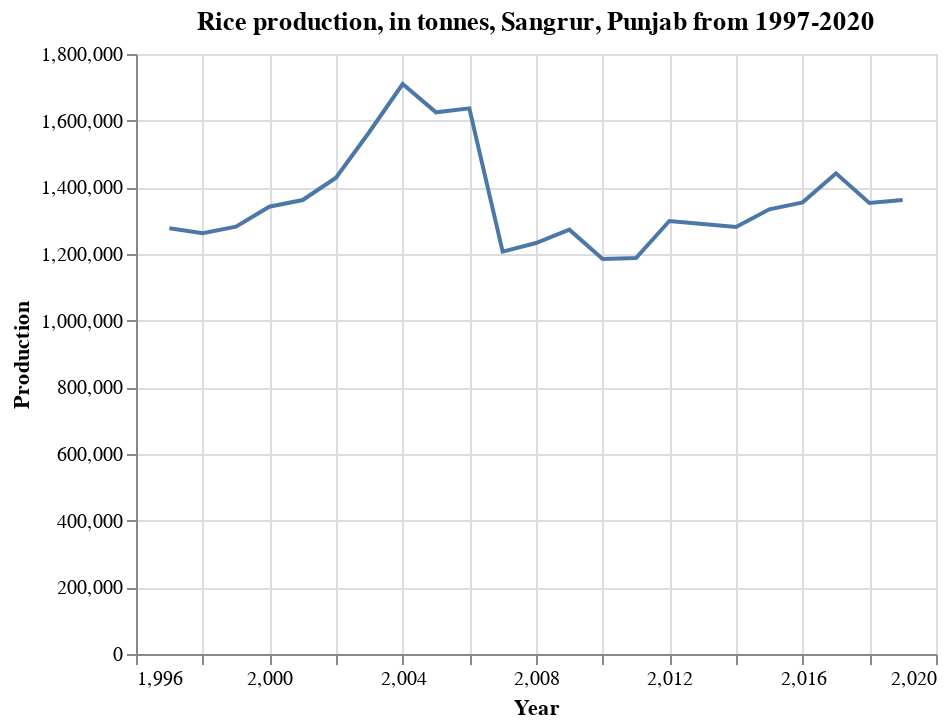

Source (notebook cell):
### Markdown cell above
### SANGRUR

### Code cell
df_pj_sa = df_pj_rice.loc[df['District'] == 'SANGRUR']

alt.Chart(df_pj_sa).mark_line().encode(
    x='Year',
    y=('Production')
).properties(
    title='Rice production, in tonnes, Sangrur, Punjab from 1997-2020')

### Figure 1 — Vega-Lite specification as saved in the notebook (floating-point values rounded to 4 significant figures)
{"config": {"view": {"continuousWidth": 400, "continuousHeight": 300}}, "data": {"name": "data-bd94172e1d3d6d46957a89693e02ffa7"}, "mark": "line", "encoding": {"x": {"field": "Year", "type": "quantitative"}, "y": {"field": "Production", "type": "quantitative"}}, "title": "Rice production, in tonnes, Sangrur, Punjab from 1997-2020", "$schema": "https://vega.github.io/schema/vega-lite/v4.17.0.json", "datasets": {"data-bd94172e1d3d6d46957a89693e02ffa7": [{"State": "Punjab", "District": "SANGRUR", "Crop": "Rice", "Year": 2001, "Season": "Kharif", "Area": 349000.0, "Area Units": "Hectare", "Production": 1362000.0, "Production Units": "Tonnes", "Yield": 3.903}, {"State": "Punjab", "District": "SANGRUR", "Crop": "Rice", "Year": 2002, "Season": "Kharif", "Area": 352000.0, "Area Units": "Hectare", "Production": 1429000.0, "Production Units": "Tonnes", "Yield": 4.06}, {"State": "Punjab", "District": "SANGRUR", "Crop": "Rice", "Year": 2003, "Season": "Kharif", "Area": 366000.0, "Area Units": "Hectare", "Production": 1566000.0, "Production Units": "Tonnes", "Yield": 4.279}, {"State": "Punjab", "District": "SANGRUR", "Crop": "Rice", "Year": 2004, "Season": "Kharif", "Area": 367000.0, "Area Units": "Hectare", "Production": 1710000.0, "Production Units": "Tonnes", "Yield": 4.659}, {"State": "Punjab", "District": "SANGRUR", "Crop": "Rice", "Year": 2005, "Season": "Kharif", "Area": 367000.0, "Area Units": "Hectare", "Production": 1625000.0, "Production Units": "Tonnes", "Yield": 4.428}, {"State": "Punjab", "District": "SANGRUR", "Crop": "Rice", "Year": 2006, "Season": "Kharif", "Area": 362000.0, "Area Units": "Hectare", "Production": 1637000.0, "Production Units": "Tonnes", "Yield": 4.522}, {"State": "Punjab", "District": "SANGRUR", "Crop": "Rice", "Year": 2007, "Season": "Kharif", "Area": 262000.0, "Area Units": "Hectare", "Production": 1207000.0, "Production Units": "Tonnes", "Yield": 4.607}, {"State": "Punjab", "District": "SANGRUR", "Crop": "Rice", "Year": 2008, "Season": "Kharif", "Area": 267000.0, "Area Units": "Hectare", "Production": 1233000.0, "Production Units": "Tonnes", "Yield": 4.618}, {"State": "Punjab", "District": "SANGRUR", "Crop": "Rice", "Year": 2009, "Season": "Kharif", "Area": 271000.0, "Area Units": "Hectare", "Production": 1273000.0, "Production Units": "Tonnes", "Yield": 4.697}, {"State": "Punjab", "District": "SANGRUR", "Crop": "Rice", "Year": 2010, "Season": "Kharif", "Area": 272000.0, "Area Units": "Hectare", "Production": 1185000.0, "Production Units": "Tonnes", "Yield": 4.357}, {"State": "Punjab", "District": "SANGRUR", "Crop": "Rice", "Year": 2011, "Season": "Kharif", "Area": 274000.0, "Area Units": "Hectare", "Production": 1188000.0, "Production Units": "Tonnes", "Yield": 4.336}, {"State": "Punjab", "District": "SANGRUR", "Crop": "Rice", "Year": 2012, "Season": "Kharif", "Area": 276000.0, "Area Units": "Hectare", "Production": 1299000.0, "Production Units": "Tonnes", "Yield": 4.707}, {"State": "Punjab", "District": "SANGRUR", "Crop": "Rice", "Year": 2013, "Season": "Kharif", "Area": 273000.0, "Area Units": "Hectare", "Production": 1290000.0, "Production Units": "Tonnes", "Yield": 4.725}, {"State": "Punjab", "District": "SANGRUR", "Crop": "Rice", "Year": 2014, "Season": "Kharif", "Area": 271000.0, "Area Units": "Hectare", "Production": 1281000.0, "Production Units": "Tonnes", "Yield": 4.727}, {"State": "Punjab", "District": "SANGRUR", "Crop": "Rice", "Year": 2015, "Season": "Kharif", "Area": 274000.0, "Area Units": "Hectare", "Production": 1334000.0, "Production Units": "Tonnes", "Yield": 4.869}, {"State": "Punjab", "District": "SANGRUR", "Crop": "Rice", "Year": 2016, "Season": "Kharif", "Area": 278000.0, "Area Units": "Hectare", "Production": 1355000.0, "Production Units": "Tonnes", "Yield": 4.874}, {"State": "Punjab", "District": "SANGRUR", "Crop": "Rice", "Year": 2017, "Season": "Kharif", "Area": 284000.0, "Area Units": "Hectare", "Production": 1442000.0, "Production Units": "Tonnes", "Yield": 5.077}, {"State": "Punjab", "District": "SANGRUR", "Crop": "Rice", "Year": 2018, "Season": "Kharif", "Area": 287000.0, "Area Units": "Hectare", "Production": 1353000.0, "Production Units": "Tonnes", "Yield": 4.714}, {"State": "Punjab", "District": "SANGRUR", "Crop": "Rice", "Year": 2019, "Season": "Kharif", "Area": 289000.0, "Area Units": "Hectare", "Production": 1362000.0, "Production Units": "Tonnes", "Yield": 4.713}, {"State": "Punjab", "District": "SANGRUR", "Crop": "Rice", "Year": 1997, "Season": "Kharif", "Area": 333000.0, "Area Units": "Hectare", "Production": 1277000.0, "Production Units": "Tonnes", "Yield": 3.835}, {"State": "Punjab", "District": "SANGRUR", "Crop": "Rice", "Year": 1998, "Season": "Kharif", "Area": 353000.0, "Area Units": "Hectare", "Production": 1262000.0, "Production Units": "Tonnes", "Yield": 3.575}, {"State": "Punjab", "District": "SANGRUR", "Crop": "Rice", "Year": 1999, "Season": "Kharif", "Area": 360000.0, "Area Units": "Hectare", "Production": 1282000.0, "Production Units": "Tonnes", "Yield": 3.561}, {"State": "Punjab", "District": "SANGRUR", "Crop": "Rice", "Year": 2000, "Season": "Kharif", "Area": 357000.0, "Area Units": "Hectare", "Production": 1342000.0, "Production Units": "Tonnes", "Yield": 3.759}]}}
